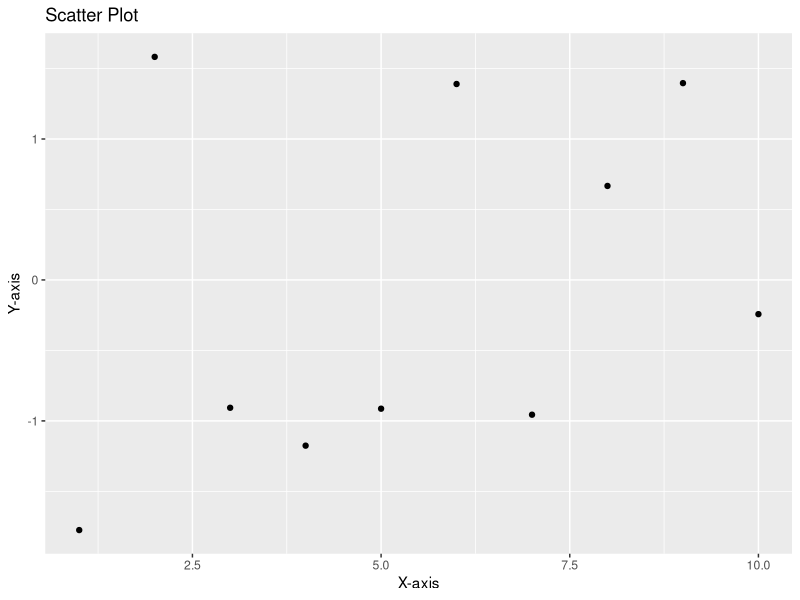
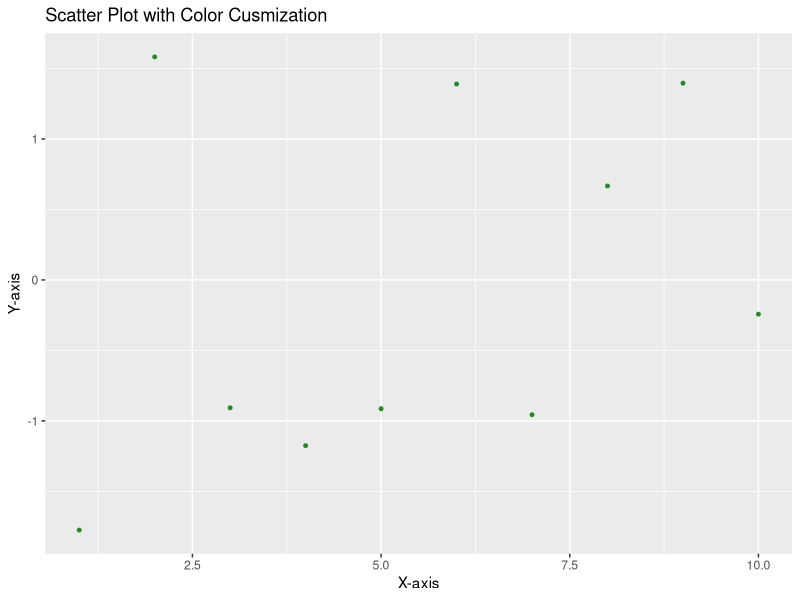
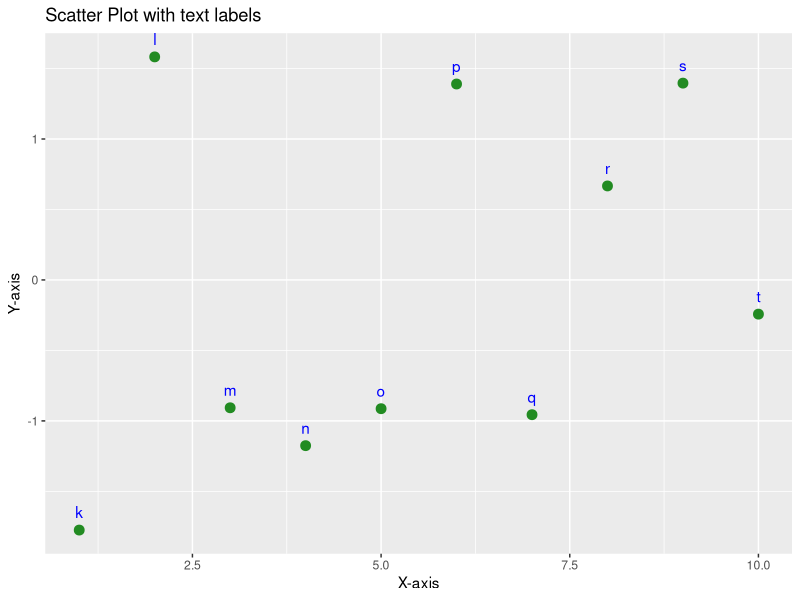
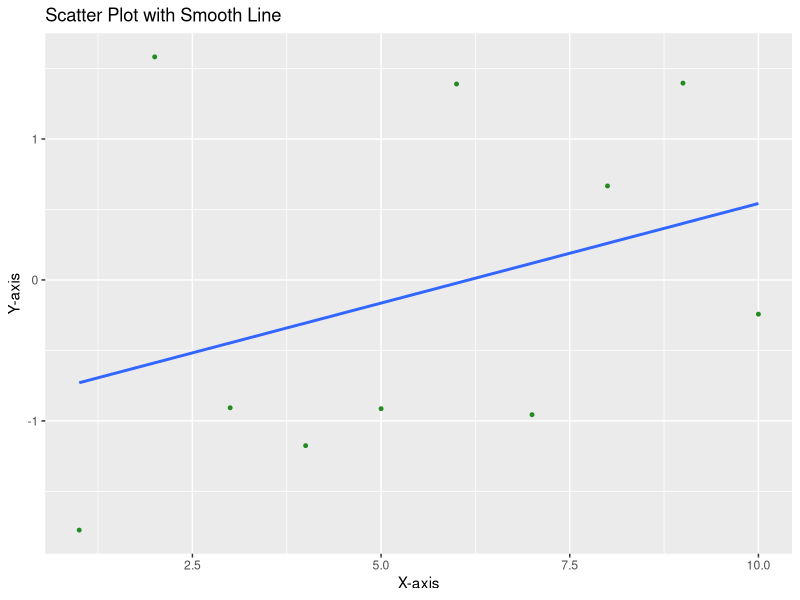
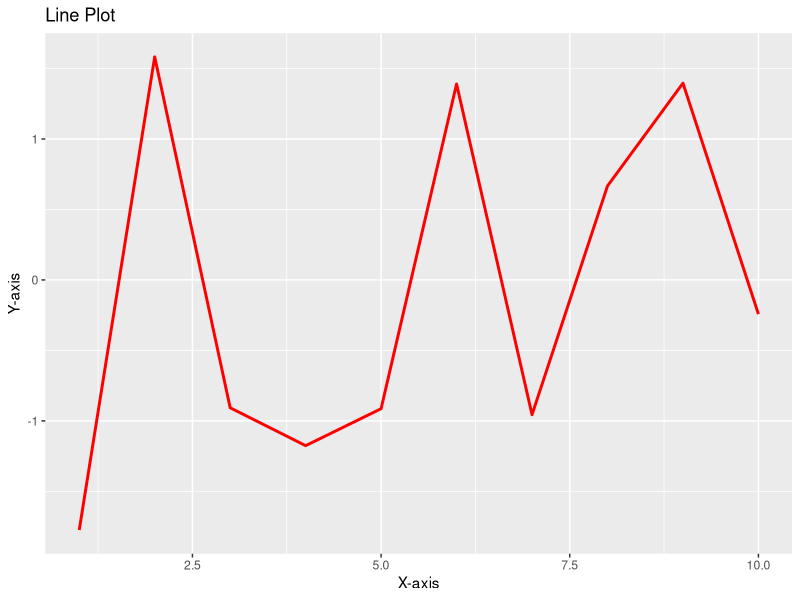
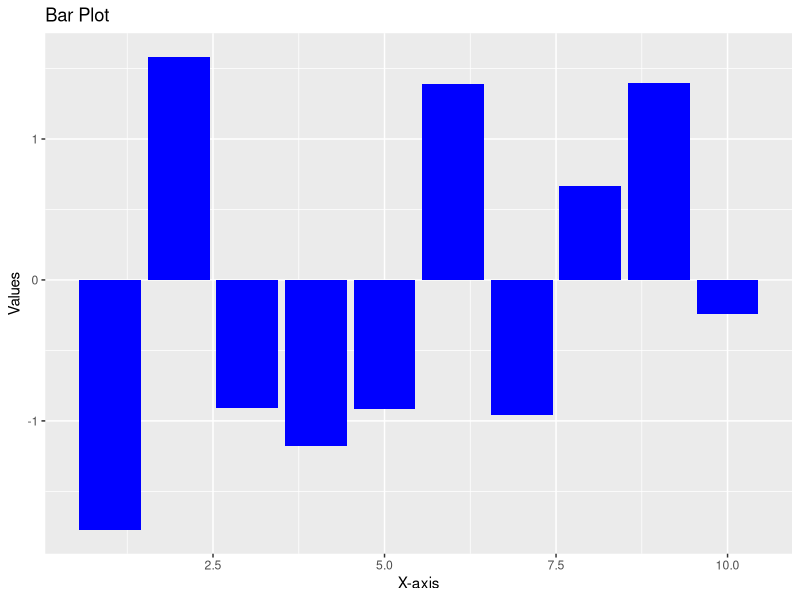

Reproduce these figures in R, in order.
#Step1:
# Install necessary package
install.packages("ggplot2")
# Load the necessary package(s)
library(ggplot2)

#Step2:
# Create a sample data frame in wide format
data <- data.frame(
  a = 1:10,
  b = rnorm(10),
  label = letters[11:20]
)
# print data
print(data)

#Step3:
#3.1.1. Create a scatter plot
ggplot(data = data, aes(x = a, y = b)) +
  geom_point() +
  labs(title = "Scatter Plot", x = "X-axis", y = "Y-axis")

#Step3:
#3.1.2. Create a scatter plot with color customizations
ggplot(data = data, aes(x = a, y = b)) +
  geom_point(color = "forestgreen", size = 1) +
  labs(title = "Scatter Plot with Color Cusmization", x = "X-axis", y = "Y-axis")

#Step3:
#3.1.3. Create a scatter plot with text labels and colors
ggplot(data = data, aes(x = a, y = b)) +
  geom_point(color = "forestgreen", size = 3) +
  geom_text(aes(label = label), vjust = -1, color = "blue")+
  labs(title = "Scatter Plot with text labels", x = "X-axis", y = "Y-axis")

#Step3:
## 3.1.4 Create a scatter plot with customizations & a smooth line
ggplot(data = data, aes(x = a, y = b)) +
  geom_point(color = "forestgreen", size = 1) +
  geom_smooth(method = "lm", se = FALSE) +
  labs(title = "Scatter Plot with Smooth Line", x = "X-axis", y = "Y-axis")

#Step3:
#3.2. Create a line plot & with customizations
ggplot(data = data, aes(x = a, y = b)) +
  geom_line(color = "red", size = 1) +
  labs(title = "Line Plot", x = "X-axis", y = "Y-axis")

#Step3:
#3.3. Create a bar plot & with customizations
ggplot(data = data, aes(x = a, y = b)) +
  geom_bar(stat = "identity", fill = "blue") +
  labs(title = "Bar Plot", x = "X-axis", y = "Values")
